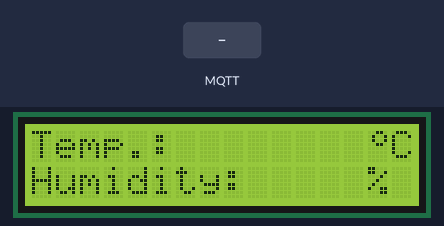
Simulated run of this sketch. Board: ESP32. Shown: 16×2 character LCD. The test bench sets the inputs (shaded band). WiFi joins after 1.5 s; servers stay silent unless stated; no MQTT or app messages arrive unless stated; what the sketch prints to the serial monitor is not drawn.

Above: at 2.8 s.
2.9 s: MQTT message "on" arrives on the first subscribed topic
At 3.8 s:
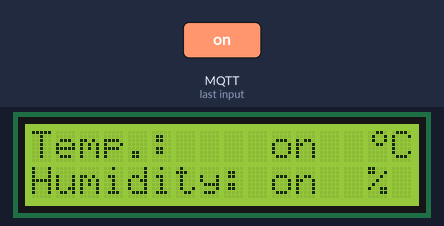
4.4 s: MQTT message "1" arrives on the first subscribed topic
At 4.9 s:
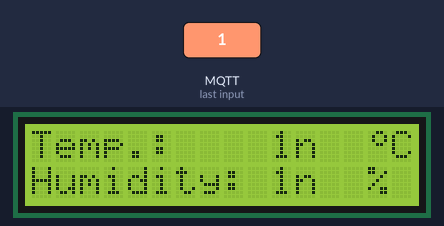
5.9 s: MQTT message "off" arrives on the first subscribed topic
At 6.2 s:
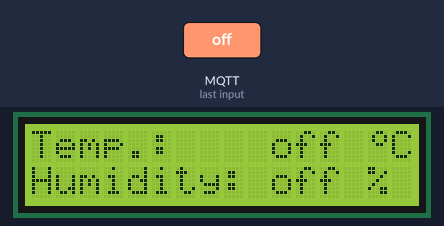
7.4 s: MQTT message "0" arrives on the first subscribed topic
At 8.4 s:
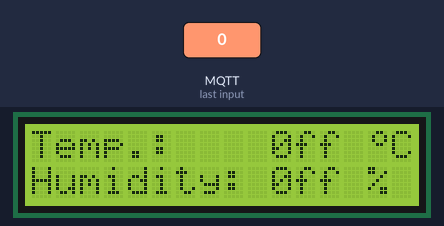
8.9 s: MQTT message "on" arrives on the first subscribed topic
At 9.6 s:
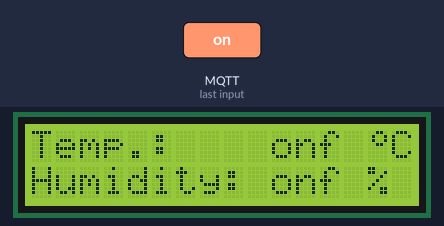
10.4 s: MQTT message "2" arrives on the first subscribed topic
At 10.7 s:
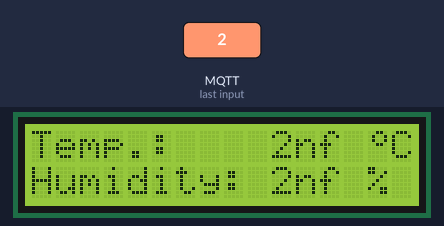
Timing chart, 0 to 12.9 s (numbered marks = the images above; inputs shaded):
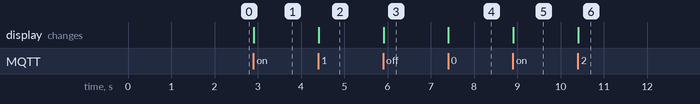

Measured:
- after the input at 2.9 s, the display: changes at once (image 1)
- after the input at 4.4 s, the display: changes at once (image 2)
- after the input at 5.9 s, the display: changes at once (image 3)
- after the input at 7.4 s, the display: changes at once (image 4)
- after the input at 8.9 s, the display: changes at once (image 5)
- after the input at 10.4 s, the display: changes at once (image 6)

The sketch:

WRP.ino
```cpp
#include <WiFi.h>
#include <Wire.h>
#include <PubSubClient.h>
#include <LiquidCrystal_I2C.h>

const char* ssid = "3BaumH1";
const char* password = "";
const char* server = "10.0.1.110";
const int mqttPort = 1883;
const char* mqttUser = "WRP";
const char* mqttPassword = "";

WiFiClient espClient;
PubSubClient client(espClient);

// set the LCD number of columns and rows
int lcdColumns = 16;
int lcdRows = 2;
// set LCD address, number of columns and rows
// if you don't know your display address, run an I2C scanner sketch
LiquidCrystal_I2C lcd(0x27, lcdColumns, lcdRows);
int temp;   //variable for temperature
int hum;    //variable for humidity

byte customCharDegree[] = {
  B00110,
  B01001,
  B01001,
  B00110,
  B00000,
  B00000,
  B00000,
  B00000
};

//Prints a frame with text but no data on the lcd-screen
void printTandH(){
  lcd.setCursor(0,0);
  lcd.print("Temp.:");
  lcd.setCursor(0,1);
  lcd.print("Humidity:");
  lcd.setCursor(14,0);
  lcd.write(0);
  lcd.print("C");
  lcd.setCursor(14,1);
  lcd.print("%");
}

void callback(char* topic, byte* payload, unsigned int length) {
  int index = -1;

  lcd.setCursor(10,0);
  for(int i = 0 ; i < length ; i++) {
    if ((char)payload[i] != '-') {
      lcd.print((char)payload[i]);
    } else {
      index = i;
    }
  }

  lcd.setCursor(10,1);
  for (int j = index + 1 ; j < length ; j++) {
    lcd.print((char)payload[j]);
  }

}

void setup() {

  // initialize LCD
  lcd.init();
  // turn on LCD backlight
  lcd.backlight();

  lcd.createChar(0,customCharDegree);
  lcd.home();

  printTandH();

  // --------------------------------------------------------------------------------------------------------

  Serial.begin(115200);

  WiFi.mode(WIFI_STA);

  WiFi.begin(ssid, password);

  while (WiFi.status() != WL_CONNECTED) {
    delay(500);
    Serial.println("Connecting to WiFi..");
  }
  Serial.println("Connected to the WiFi network");

  client.setServer(server, mqttPort);
  client.setCallback(callback);

  while (!client.connected()) {
    Serial.println("Connecting to MQTT...");

    if (client.connect("ESP32Client", mqttUser, mqttPassword )) {

      Serial.println("connected");

    } else {

      Serial.print("failed with state ");
      Serial.print(client.state());
      delay(2000);

    }
  }

  client.subscribe("Home/WRP");

}

void loop() {
  client.loop();
}
```
